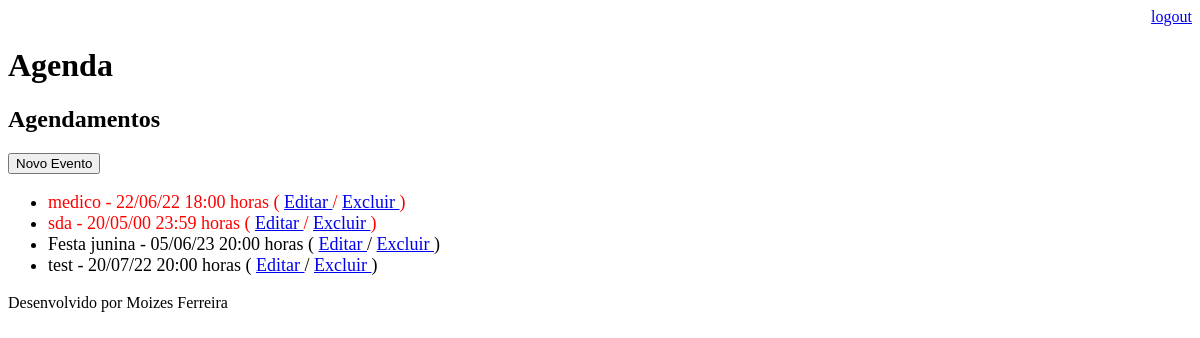
Page /agenda/ (signed in) on the earlier database version.
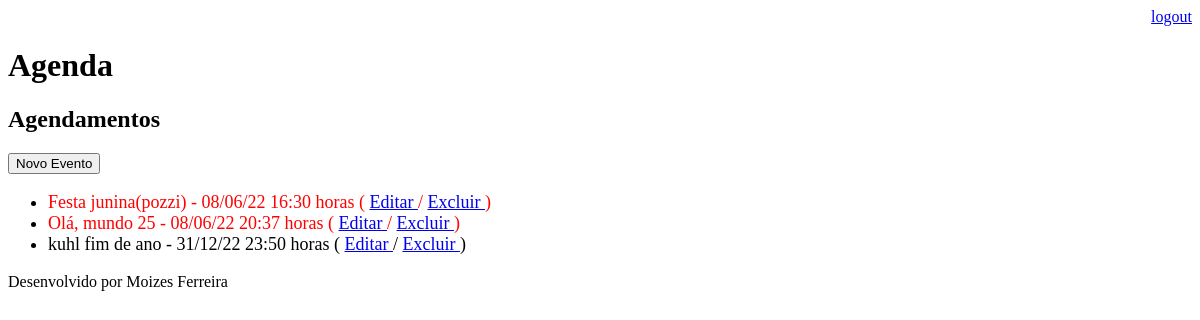
Same page on the later database version.
### core/models.py (models this page shows, shortened)
class Evento(models.Model):
    titulo = models.CharField(max_length=100)
    descrição = models.TextField(blank=True, null=True)
    data_evento = models.DateTimeField(verbose_name='Data do Evento')
    data_criação = models.DateTimeField(auto_now=True)
    usuario = models.ForeignKey(User, on_delete=models.CASCADE)
    class Meta:
        db_table = 'evento'
    def get_data_evento(self):
        return self.data_evento.strftime('%d/%m/%y %H:%M horas')
    def get_evento_atrasado(self):
        if self.data_evento < datetime.now():
            return True
        else:
            return False

### core/views.py (the view)
# urls.py: path('agenda/', views.lista_eventos),
@login_required(login_url='/login/')
def lista_eventos(request):
    usuario = request.user
    data_atual = datetime.now()
    evento = Evento.objects.filter(usuario=usuario,)
    dados = {'eventos': evento}
    return render(request, 'agenda.html', dados)

### agenda/templates/agenda.html
{% extends "model-page.html" %}
{% block content %}
    <h2>Agendamentos</h2>
    <a href="evento/">
       <button type="button">Novo Evento</button>
    </a>
    <ul style="font-size: 18px">
    {% for evento in eventos %}
        <li>
            <div style={% if evento.get_evento_atrasado %}
                            "color:red"
                        {% endif %}>
                {{ evento.titulo }} - {{ evento.get_data_evento }}
                ( <a href="evento/?id={{ evento.id }}"> Editar </a>
                / <a href="evento/delete/{{ evento.id }}/">Excluir </a> )
            </div>
        </li>
    {% endfor %}
    </ul>
{% endblock %}

### agenda/templates/model-page.html
<!DOCTYPE html>
<html lang="en">
<head>
    {% include "model-header.html" %}
</head>
<body>
    {% block content %} {% endblock %}
    {% include "model-footer.html" %}
</body>
</html>

### agenda/templates/model-header.html (shortened to what this page needs)
<div align="right">
    <a href="logout">logout</a>
</div>
    <h1>Agenda</h1>

### agenda/templates/model-footer.html
<p> Desenvolvido por Moizes Ferreira </p>

Differences in the rows shown:
removed Evento: titulo "medico", get_data_evento "22/06/22 18:00 horas"
removed Evento: titulo "sda", get_data_evento "20/05/00 23:59 horas"
removed Evento: titulo "test", get_data_evento "20/07/22 20:00 horas"
changed Evento: data_evento "2023-06-05 20:00:00" → "2022-06-08 16:30:00" (drawn); titulo "Festa junina" → "Festa junina(pozzi)"; get_data_evento "05/06/23 20:00 horas" → "08/06/22 16:30 horas"
added Evento: titulo "Olá, mundo 25", get_data_evento "08/06/22 20:37 horas"
added Evento: titulo "kuhl fim de ano", get_data_evento "31/12/22 23:50 horas"
